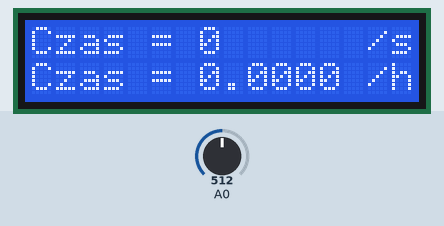
Simulated run of this sketch. Board: Arduino Uno, built with avr-gcc and run on an emulated ATmega328P. Parts: 16×2 character LCD. The inputs (shaded band) are chosen by the test bench; at power-on: A0 = 512. No radio packets arrive unless stated; what the sketch prints to the serial monitor is not drawn.

Above: at 1.2 s.
1.3 s: A0 set to 440
At 1.7 s:
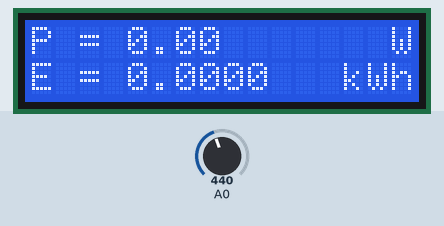
2.8 s: A0 set to 240
At 3.9 s:
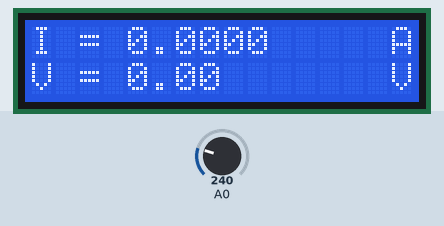
4.3 s: A0 set to 40
At 4.9 s:
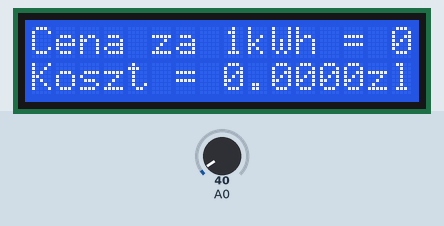
5.8 s: A0 set to 716
At 7.0 s:
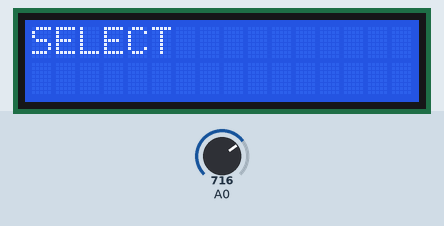
7.3 s: A0 set to 860
At 7.9 s:
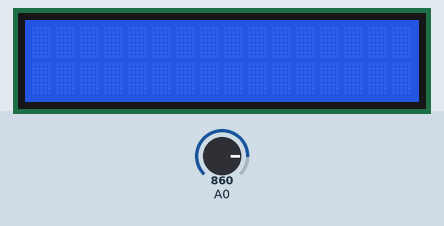
8.8 s: A0 set to 840
At 9.3 s:
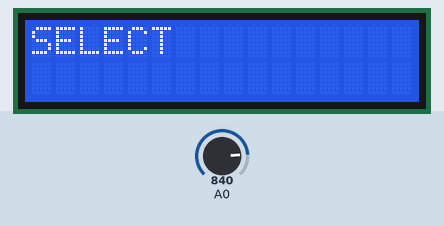
Timing chart, 0 to 11.3 s (numbered marks = the images above; inputs shaded):
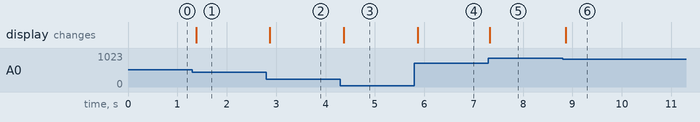

The sketch:

odbiornik_dziala_uporzadkowany.ino
```cpp
/*
 * Przemysław Cichocki 154812
 * Projekt inżynierski - Bezprzewodowy pomiar energii elektrycznej
 */

//-------------
//Biblioteki: |
//---------------------------------------------------------------------------------------------------------
#include <VirtualWire.h>			          // Biblioteka umożliwia wysylanie i odbior prze RF			          |
#include <LiquidCrystal.h>			        // Bibiloteka sterujaca wyswietlaczem						                  |
//---------------------------------------------------------------------------------------------------------
// initialize the library with the numbers of the interface pins									                        |
LiquidCrystal lcd(8, 9, 4, 5, 6, 7);    // Wybrane odpowiednie piny w keylad LCD shield				            |
//---------------------------------------------------------------------------------------------------------
//-------------------
//Zmienne globalne: |
//---------------------------------------------------------------------------------------------------------
const float okres = (1 / 360); 		      // Stały przypisany okres pomiarow						                    |
const float cena = 0.57;			          // 57 groszy za 1kWh										                          |
float delta_E = 0;					            // Delta energii											                            |
float energia = 0;      			          // Energia												                                |
float licznik_czasu = 0; 			          // Czas wyrazony w sekundach								                      |
float czas_na_godz = 0;  			          // Czas na godz											                              |
int   lcd_key     = 0;				          // Wykorzystanie klawiszy									                        |
int   adc_key_in  = 0;				          // Wykorzystanie klawiszy									                        |
float Irms = 0;						              // Natężenie pradu										                            |
float natezenie = 0;				            // Odebrana zmianna / prad / trafia do tej zmiennej		          	|
float intnafloat = 0;				            // Zmienna wykorzystana do zamiany natezenia na float			        |
float napiecie = 0;					            // Napiecie												                                |
float   P = 0;						                // Moc													                                  |
int   P_naint = 0;					            // Wyswietlanie Mocy w int									                      |
float koszt = 0;					              // Ile do zaplaty											                            |
boolean prawda = false;
float prog = 1;
//---------------------------------------------------------------------------------------------------------
//RF Transmission container																		                                            |
char Sensor1CharMsg[8]; 			              // Tablica dla odbieranych informacji						              |
//																							                                                          |
// Przypisanie wartosci do zmiennych klawiszy: 													                                  |
#define btnRIGHT  0					                //														                                |
#define btnUP     1					                //														                                |
#define btnDOWN   2					                //														                                |
#define btnLEFT   3					                //														                                |
#define btnSELECT 4					                //														                                |
#define btnNONE   5					                //														                                |
//Funkcja do rozpoznawania ktory klawisz zostal nacisniety											                          |
	int read_LCD_buttons(){                   //														                                |
		adc_key_in = analogRead(0);             //														                                |
		                        		            //														                                |
		// For V1.1 us this threshold	          //														                                |
		if (adc_key_in < 50)   return btnRIGHT;	//  											                                    |
		if (adc_key_in < 250)	 return btnUP;		//						                                      	        |
		if (adc_key_in < 450)  return btnDOWN; 	//											                                      |
		if (adc_key_in < 650)  return btnLEFT; 	//											                                      |
		if (adc_key_in < 850)  return btnSELECT;//											                                      |
	}											                    //											                                      |
//Wiemy ktory klawisz zostal nacisniety															                                      |
//---------------------------------------------------------------------------------------------------------

//-------------------------------------------------
// Poczatek programu / rozkazy wykonane tylko raz: |
//---------------------------------------------------------------------------------------------------------
void setup() {						                  //														                                |
	Serial.begin(9600);				                //														                                |
	lcd.begin(16, 2);				                  // Zainicjowanie dysplaya									                    |
	lcd.clear();					                    // Odświerzanie wyswietlacza / czyszczenie					          |
	vw_set_ptt_inverted(true); 		            // Required for DR3100										                    |
	vw_setup(2000);  				                  // Bits per sec 											                        |
	vw_rx_start();  				                  // Zaczynanie odbierannia									                    |
}// END void setup											                                                                  |
//---------------------------------------------------------------------------------------------------------

//--------------------
//Rozpoczecie pętli: |
//---------------------------------------------------------------------------------------------------------
void loop(){							                            //												                          |
	lcd.clear();						                            // Odświerzanie wyswietlacza							          |
	//Warunek, kiedy ma liczyc czas:		                //													                        |
	if((natezenie) > 100)						                    // Jezeli prad > 0.1 A to zaczynamy liczyc				  |
	{									                                  //													                        |
		licznik_czasu++;					                        // Licznik czasu /s									                |
		delta_E = (P / 3600) / 1000;	                    // Delta energii										                |
	} 									                                //													                        |
	else								                                //													                        |
	{									                                  //													                        |
		delta_E = 0;					                            // Zeruje dla pewnosci									            |
	}									                                  //													                        |
  energia = energia + delta_E;
	czas_na_godz = licznik_czasu / 3600;                // Moment przeliczania sekund na godziny					  |
	lcd_key = read_LCD_buttons();		                    // Wyswietlanie na podstawie wcisnietego przycisku  |
	switch (lcd_key){               	                  // depending on which button was pushed             |
		case btnRIGHT:{             	                    // push button "RIGHT" and show the word on the scr |
            lcd.setCursor(0,0);			                  // Ustaw kursor na displayuy [0, 0]						      |
              lcd.print("Cena za 1kWh = ");	          // 												                          |
              lcd.print(cena);			                  // Wyświetl czas										                |
              //lcd.setCursor(14,0);		              // Ustaw kursor										                  |
              //lcd.print("/s");																                                          |
			//																				                                                          |
              lcd.setCursor(0,1);		                  //													                        |
              lcd.print("Koszt = ");	                //													                        |
              lcd.print(koszt,4);		                  // Czas wyswietlam w godiznach i 4 miejsca po				|
              lcd.setCursor(14,1);		                //													                        |
              lcd.print("zl");			                  //													                        |
            break;						                        //													                        |
       }								                              //													                        |
       case btnLEFT:{					                        // Przypadek przycisku LEFT								          |
              lcd.setCursor(0,0);		                  // Ustaw kursor na displayuy [0, 0]						      |
              lcd.print("Czas = ");		                // 													                        |
              lcd.print(licznik_czasu,0);             // Wyświetl czas										                |
              lcd.setCursor(14,0);		                // Ustaw kursor										                  |
              lcd.print("/s");			                  //													                        |
				                                              //																			            |
              lcd.setCursor(0,1);		                  //													                        |
              lcd.print("Czas = ");		                //													                        |
              lcd.print(licznik_czasu / 3600 ,4);     // Czas wyswietlam w godiznach i 4 miejsca po	      |
              lcd.setCursor(14,1);		                //													                        |
              lcd.print("/h");		                  	//													                        |
             break;						                        //													                        |
       }    							                            //												                        	|
       case btnUP:{						                        // Przyoadek wcisnietego przycisku UP				      	|
              lcd.setCursor(0,0);		                  //													                        |
              lcd.print("I = ");		                  //													                        |
              intnafloat = natezenie / 1000;         // Dziele przez 10^3 poniewaz nad wysyla wieksza war|
              lcd.print(intnafloat,4);	              // Cztery miejsca po przecinku							        |
              lcd.setCursor(15,0);		                //													                        |
              lcd.print("A");			                    //													                        |
										                                  //													                        |
              lcd.setCursor(0,1);		                  // 													                        |
              lcd.print("V = "); 		                  //													                        |
              lcd.print(napiecie/100);	              //													                        |
              lcd.setCursor(15,1);		                //													                        |
              lcd.print("V");			                    //													                        |
             break;						                        //													                        |
		}								                                  //													                        |
       case btnDOWN:{					                        // Przycisk wcisniecia przycisku DOWN					      |
              lcd.setCursor(0,0);		                  //													                        |
              lcd.print("P = ");		                  //													                        |
              lcd.print(P);		                  //													                        |
              lcd.setCursor(15,0);		                //													                        |
              lcd.print("W");			                    //													                        |
										                                  //													                        |
              lcd.setCursor(0,1);		                  //													                        |
              lcd.print("E = ");		                  //													                        |
              lcd.print(energia, 4);	                //													                        |
              lcd.setCursor(13,1);		                //												                        	|
              lcd.print("kWh");			                  //													                        |
             break;						                        //													                        |
		}								                                  //													                        |
       case btnSELECT:{					                      //													                        |
             lcd.print("SELECT");  		                //  push button "SELECT" and show the word on the sc|
             break;						                        //													                        |
		}								                                  //													                        |
       case btnNONE:{					                        //													                        |
             lcd.print("NONE  ");  		                //  No action  will show "None" on the screen				|
             break;						                        //													                        |
		}								                                  //												                        	|
	}									                                  //													                        |
	//---------------
	//Obliczenia: 	|
	//-------------------------------------------------
	Irms 	= (natezenie / 1000);	                        //			                                            |
	P_naint = P;					                              //			                                            |
	energia = energia + delta_E;	                      //			                                            |
	koszt 	= energia * cena;		                        //		                                              |
	//-------------------------------------------------											                                |
	uint8_t buf[VW_MAX_MESSAGE_LEN];	                  // Trzeba sie dowiedziec								            |
	uint8_t buflen = VW_MAX_MESSAGE_LEN;                // Trzeba sie dowiedziec								            |
	                                                    // Non-blocking	Cala operacja odiberania i przypisyw|
	//---------------------------------------------------------------------------------------------------
	if (vw_get_message(buf, &buflen))                 	//													                        |
	{									                                  //													                        |
		int i;							                              //													                        |
			                                                // Message with a good checksum received, dump itp. |
			for (i = 0; i < buflen; i++)                    //													                        |
			{            				                            //													                        |
				                                              // Fill Sensor1CharMsg Char array with corresponding|
				                                              // chars from buffer.   														|
				Sensor1CharMsg[i] = char(buf[i]);             //											                            |
			}									                              //											                            |
       //																					                                                        |
		// Convert Sensor1CharMsg Char array to integer											                                  |
		int X = atoi(strtok((char*)buf, ","));            // Look for a comma, the return the data before 	  |
		int Y = atoi(strtok(NULL, ","));                  // same as above										                |
		int Z = atoi(strtok(NULL, "."));                  // Look for a period, then return data before it		|
		natezenie = X;					                          //													                        |
		napiecie = Y;					                            //													                        |
		P = Z;							                              //													                        |
		                                                  // DEBUG 																			      |
		                                                  //Serial.print("Sensor 1: ");												|
		                                                  //Serial.println(natezenie);												|
										                                  //												                        	|
		                                                  // END DEBUG																		  	|
										                                  //													                        |
		                                                  // Clear Sensor1CharMsg char array for coming messag|
		                                                  // This needs to be done otherwise problems will occ|
		                                                  // when the incoming messages has less digits than t|
		                                                  // one before. 																		  |
			for (i = 0; i < 8; i++)		                      //													                        |
			{							                                  //													                        |
				Sensor1CharMsg[i] = 0;	                      //													                        |
			}							                                  //												                          |
       delay(1000);						                        //												                        	|
   }									                                //													                        |
   //Serial.println(millis());
  Serial.println(delta_E,7);
  Serial.println(energia,7);
  Serial.println(P);
  Serial.println(natezenie);
  Serial.println(Irms);

   //------------------------------------------------------------------------------------------------------
}										                                  //																							    |
//---------------------------------------------------------------------------------------------------------
```

Measured:
- after the input at 1.3 s, the display: changes after 0.08 s (image 1)
- after the input at 2.8 s, the display: changes after 0.08 s (image 2)
- after the input at 4.3 s, the display: changes after 0.07 s (image 3)
- after the input at 5.8 s, the display: changes after 0.07 s (image 4)
- after the input at 7.3 s, the display: changes at once (image 5)
- after the input at 8.8 s, the display: changes after 0.07 s (image 6)
